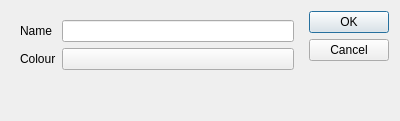
<?xml version="1.0" encoding="UTF-8"?>
<ui version="4.0">
 <class>Dialog</class>
 <widget class="QDialog" name="Dialog">
  <property name="geometry">
   <rect>
    <x>0</x>
    <y>0</y>
    <width>400</width>
    <height>121</height>
   </rect>
  </property>
  <property name="windowTitle">
   <string>Dialog</string>
  </property>
  <layout class="QGridLayout" name="gridLayout">
   <item row="0" column="1">
    <widget class="QDialogButtonBox" name="buttonBox">
     <property name="orientation">
      <enum>Qt::Vertical</enum>
     </property>
     <property name="standardButtons">
      <set>QDialogButtonBox::Cancel|QDialogButtonBox::Ok</set>
     </property>
    </widget>
   </item>
   <item row="0" column="0">
    <widget class="QWidget" name="widget" native="true">
     <layout class="QGridLayout" name="gridLayout_2">
      <item row="0" column="0">
       <widget class="QLabel" name="label">
        <property name="text">
         <string>Name</string>
        </property>
       </widget>
      </item>
      <item row="1" column="0">
       <widget class="QLabel" name="label_2">
        <property name="text">
         <string>Colour</string>
        </property>
       </widget>
      </item>
      <item row="0" column="1">
       <widget class="QLineEdit" name="nameEdit"/>
      </item>
      <item row="1" column="1">
       <widget class="QPushButton" name="colButton">
        <property name="text">
         <string/>
        </property>
       </widget>
      </item>
      <item row="2" column="1">
       <spacer name="verticalSpacer">
        <property name="orientation">
         <enum>Qt::Vertical</enum>
        </property>
        <property name="sizeHint" stdset="0">
         <size>
          <width>20</width>
          <height>40</height>
         </size>
        </property>
       </spacer>
      </item>
     </layout>
    </widget>
   </item>
  </layout>
 </widget>
 <resources/>
 <connections>
  <connection>
   <sender>buttonBox</sender>
   <signal>accepted()</signal>
   <receiver>Dialog</receiver>
   <slot>accept()</slot>
   <hints>
    <hint type="sourcelabel">
     <x>248</x>
     <y>254</y>
    </hint>
    <hint type="destinationlabel">
     <x>157</x>
     <y>274</y>
    </hint>
   </hints>
  </connection>
  <connection>
   <sender>buttonBox</sender>
   <signal>rejected()</signal>
   <receiver>Dialog</receiver>
   <slot>reject()</slot>
   <hints>
    <hint type="sourcelabel">
     <x>316</x>
     <y>260</y>
    </hint>
    <hint type="destinationlabel">
     <x>286</x>
     <y>274</y>
    </hint>
   </hints>
  </connection>
 </connections>
</ui>
